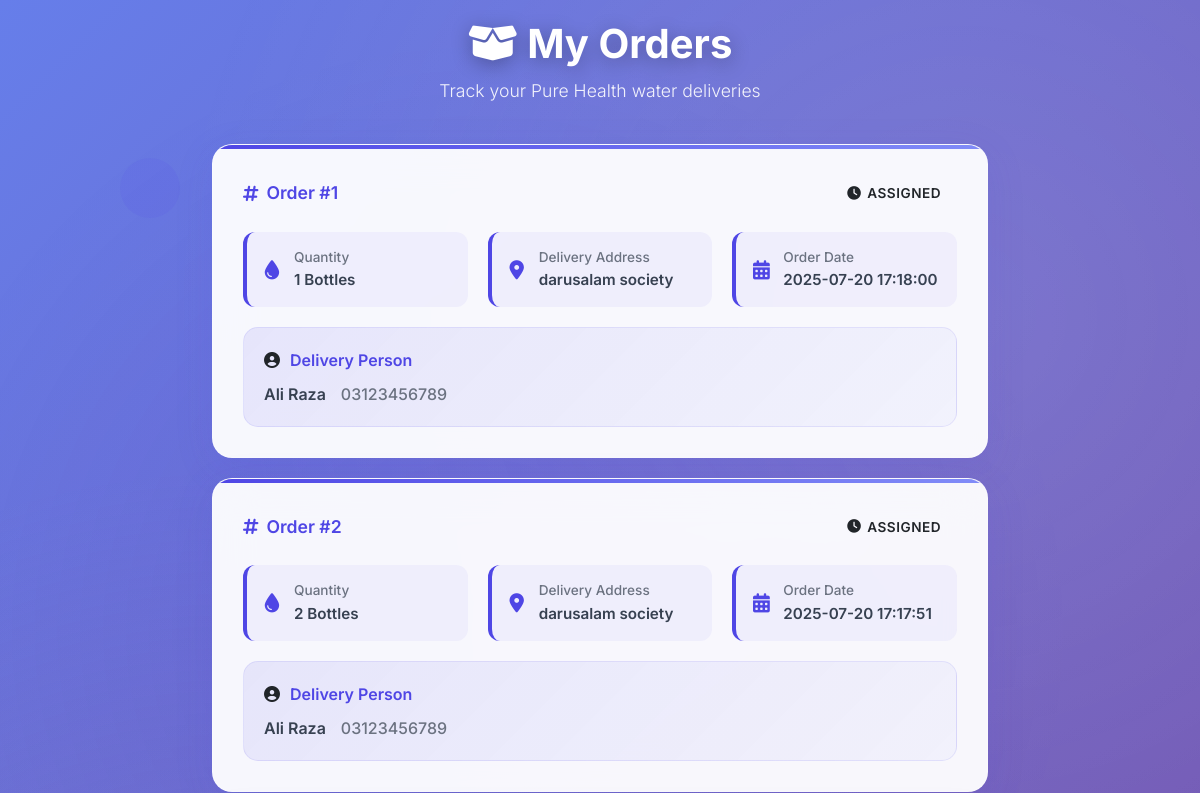
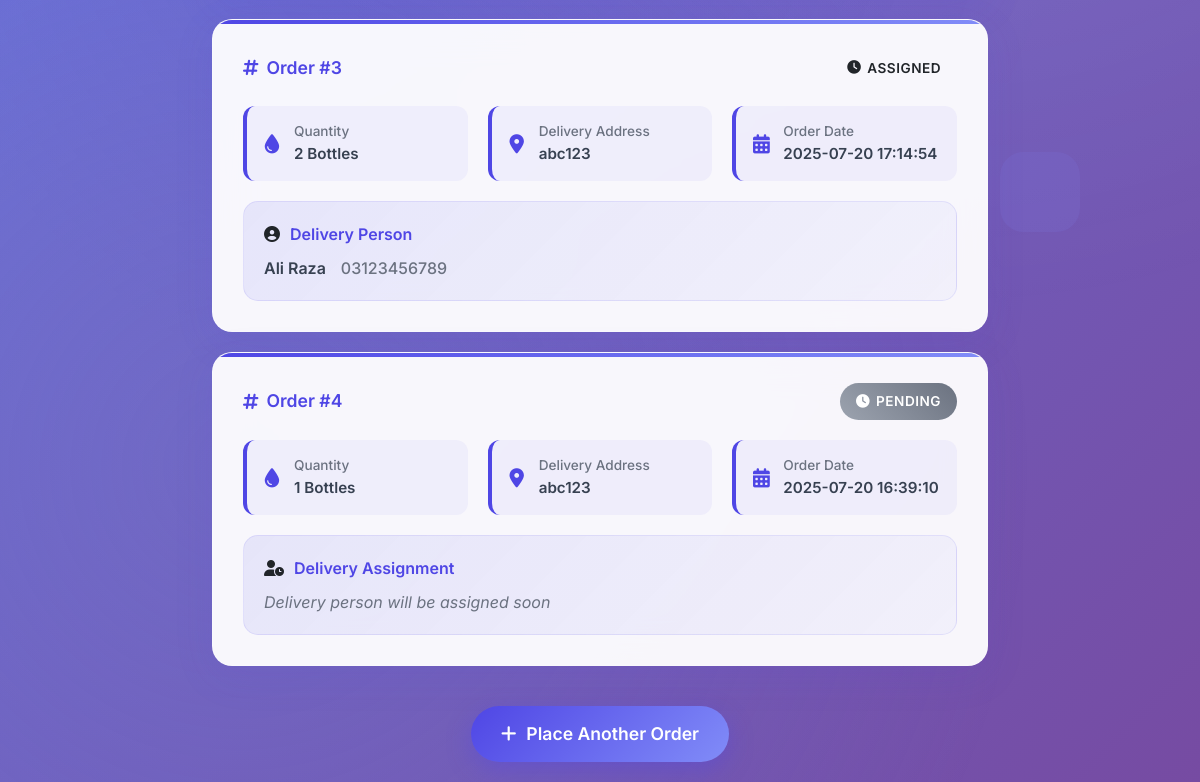
Page /orders/orders/my (signed in) on the earlier database version (2 pictures, top to bottom).
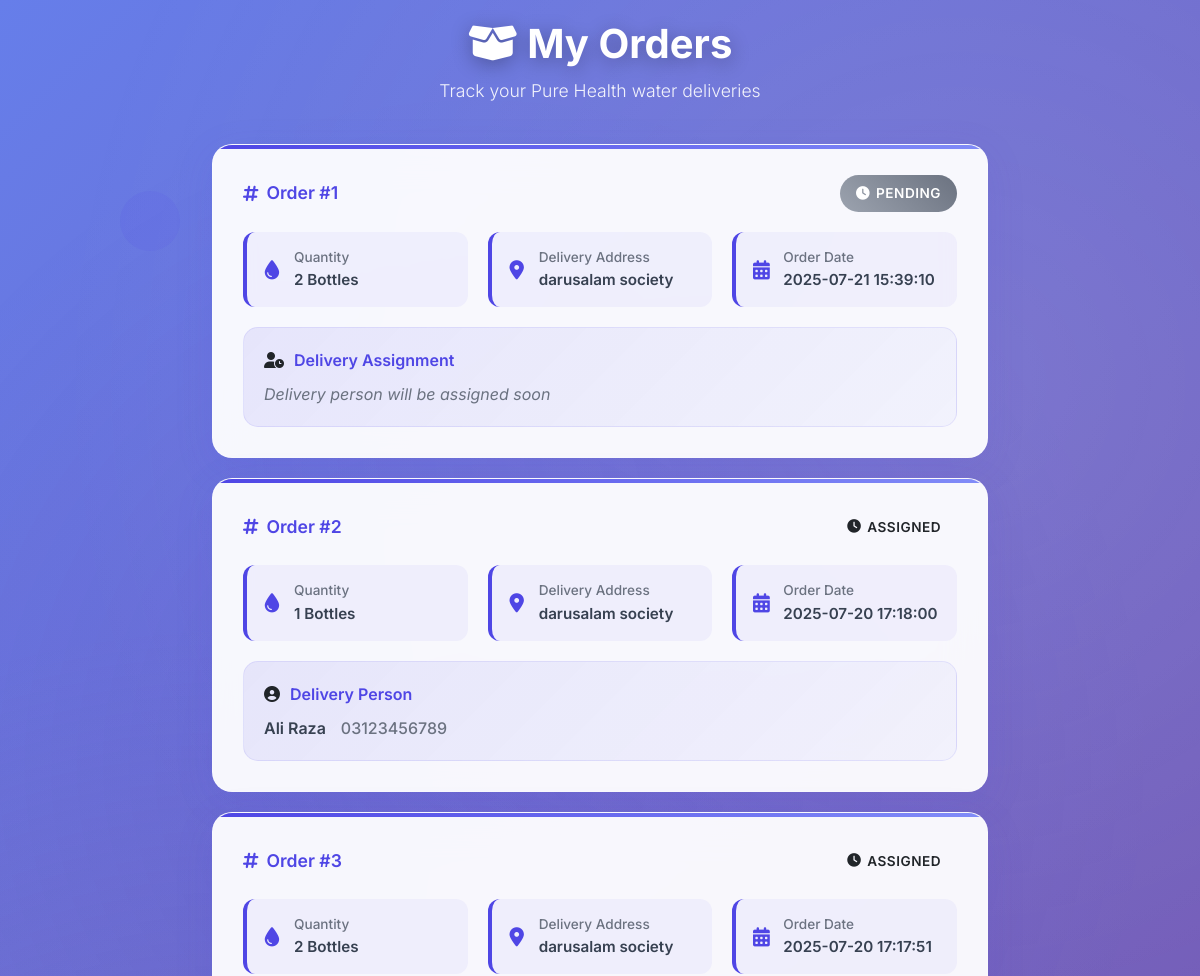
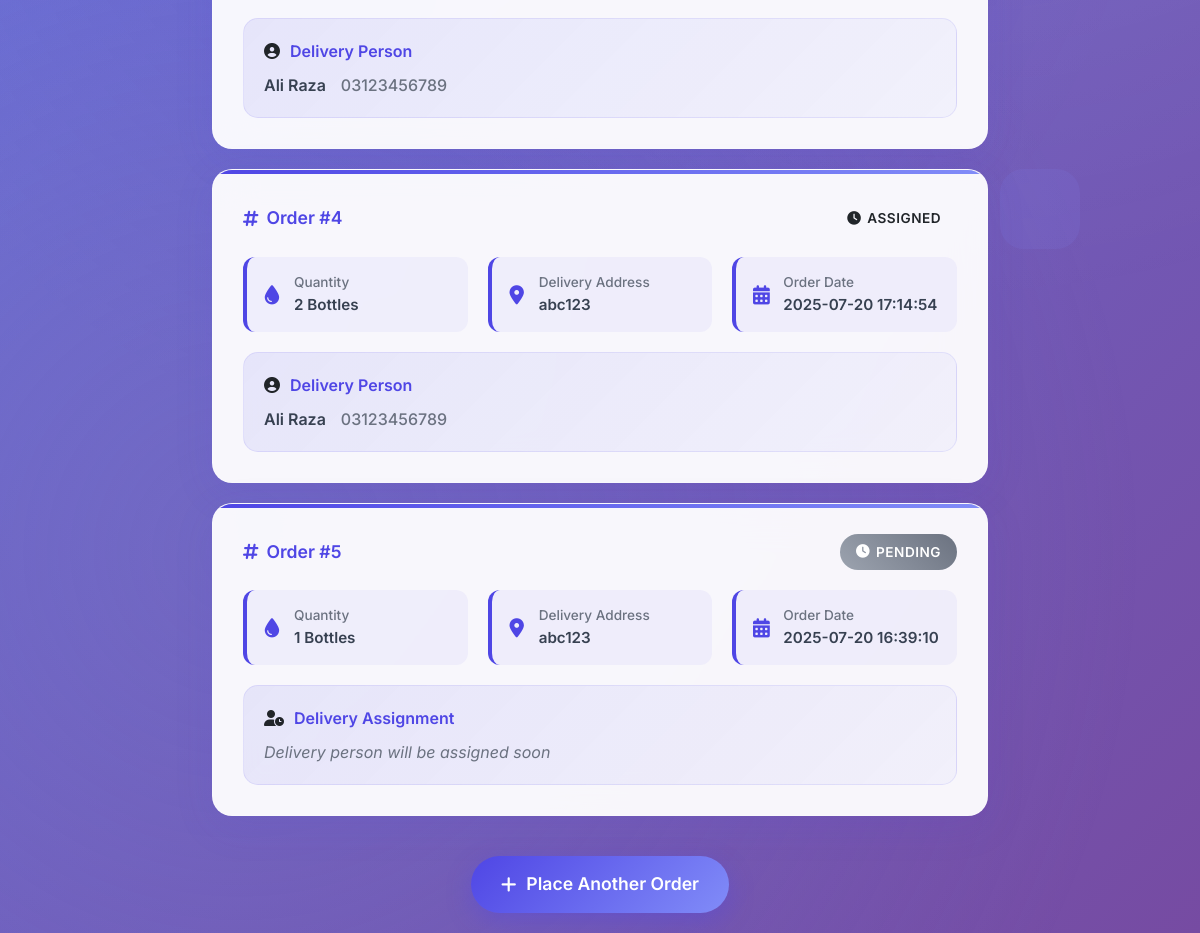
Same page on the later database version (2 pictures, top to bottom).
### tables this page shows
CREATE TABLE orders (
            id INTEGER PRIMARY KEY AUTOINCREMENT,
            user_id INTEGER,
            bottle_qty INTEGER,
            delivery_address TEXT,
            status TEXT DEFAULT 'Pending', bottle_type TEXT, created_at TEXT, delivery_person_id INTEGER, payment_mode TEXT, payment_status TEXT DEFAULT 'Pending',
            FOREIGN KEY(user_id) REFERENCES users(id)
        );

CREATE TABLE delivery_persons (
            id INTEGER PRIMARY KEY AUTOINCREMENT,
            name TEXT NOT NULL,
            phone TEXT NOT NULL
        , password TEXT, username TEXT);

### routes/order_routes.py (the view)
@order_bp.route('/orders/my')
def my_orders():
    if 'user_id' not in session:
        flash('Please login first.', 'error')
        return redirect('/customer/login')
    conn = get_db_connection()
    orders = get_orders_by_user(conn, session['user_id'])
    return render_template('my_orders.html', orders=orders)

### utils/db.py (called while the page is built)
def get_db_connection():
    conn = sqlite3.connect('database.db')
    conn.row_factory = sqlite3.Row
    return conn

### templates/my_orders.html (shortened to what the changed rows need)
<!DOCTYPE html>
<html lang="en">
<head>
    <link href="https://cdn.jsdelivr.net/npm/bootstrap@5.3.0/dist/css/bootstrap.min.css" rel="stylesheet" />
    <link rel="stylesheet" href="https://cdnjs.cloudflare.com/ajax/libs/font-awesome/6.4.0/css/all.min.css" />
</head>
<body>
    <div class="container">
        <div class="page-header">
            <h1 class="page-title">
                <i class="fas fa-box-open"></i>
                My Orders
            </h1>
        </div>
        <div class="orders-grid">
            {% if orders %}
                {% for order in orders %}
                    <div class="order-card">
                        <div class="order-header">
                            <div class="order-id">
                                <i class="fas fa-hashtag"></i>
                                Order #{{ loop.index }}
                            </div>
                            <div class="status-badge status-{{ order['status']|lower|replace(' ', '-') }}">
                                {% if order['status']|lower == 'delivered' %}
                                    <i class="fas fa-check-circle"></i>
                                {% elif order['status']|lower == 'processing' %}
                                    <i class="fas fa-truck"></i>
                                {% else %}
                                    <i class="fas fa-clock"></i>
                                {% endif %}
                                {{ order['status'] }}
                            </div>
                        </div>
                        <div class="order-details">
                            <div class="detail-item">
                                <i class="fas fa-tint detail-icon"></i>
                                <div class="detail-content">
                                    <div class="detail-label">Quantity</div>
                                    <div class="detail-value">{{ order['bottle_qty'] }} Bottles</div>
                                </div>
                            </div>
                            <div class="detail-item">
                                <i class="fas fa-map-marker-alt detail-icon"></i>
                                <div class="detail-content">
                                    <div class="detail-label">Delivery Address</div>
                                    <div class="detail-value">{{ order['delivery_address'] }}</div>
                                </div>
                            </div>
                            <div class="detail-item">
                                <i class="fas fa-calendar-alt detail-icon"></i>
                                <div class="detail-content">
                                    <div class="detail-label">Order Date</div>
                                    <div class="detail-value">{{ order['created_at'] }}</div>
                                </div>
                            </div>
                        </div>
                        <div class="delivery-person">
                            <div class="delivery-header">
                                {% if order['delivery_person_name'] %}
                                    <i class="fas fa-user-circle"></i>
                                    <div class="delivery-title">Delivery Person</div>
                                {% else %}
                                    <i class="fas fa-user-clock"></i>
                                    <div class="delivery-title">Delivery Assignment</div>
                                {% endif %}
                            </div>
                            <div class="delivery-info">
                                {% if order['delivery_person_name'] %}
                                    <div class="delivery-name">{{ order['delivery_person_name'] }}</div>
                                    <div class="delivery-phone">{{ order['delivery_person_phone'] }}</div>
                                {% else %}
                                    <div style="color: #6b7280; font-style: italic;">Delivery person will be assigned soon</div>
                                {% endif %}
                            </div>
                        </div>
                    </div>
                {% endfor %}
            {% endif %}
        </div>
    </div>
</body>
</html>

Differences in the rows shown:
added orders: status "PENDING", bottle_qty "2", delivery_address "darusalam society", created_at "2025-07-21 15:39:10", shows "Delivery Assignment", shows "Delivery person will be assigned soon"
